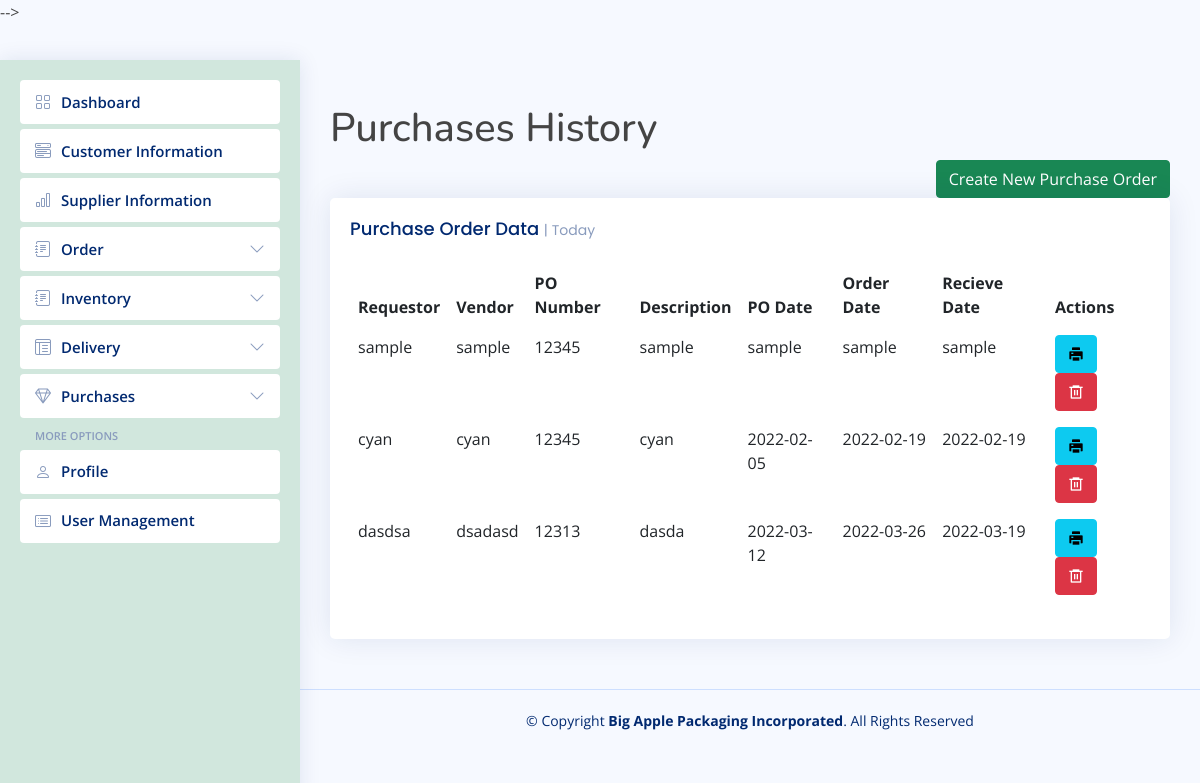
Screenshot of /purchases-history.php with the database file from the repository.
### tables this page shows
CREATE TABLE `purchasecomponents` (
  `id` int(100) NOT NULL,
  `requestor` varchar(100) NOT NULL,
  `vendor` varchar(100) NOT NULL,
  `PO#` varchar(100) NOT NULL,
  `description` varchar(100) NOT NULL,
  `po_date` varchar(100) NOT NULL,
  `order_date` varchar(100) NOT NULL,
  `recieve_date` varchar(100) NOT NULL
);

### purchases-history.php (the view, shortened to what this page needs)
<?php require_once 'header-sidebar.php' ?>
<main id="main" class="main">
  <h1>Purchases History</h1>
  <div class="d-grid gap-2 d-md-flex justify-content-md-end">
    <button type="button" class="btn btn-success" data-bs-toggle="modal" data-bs-target="#largeModal">
      Create New Purchase Order
    </button>
  </div>
  <div class="col-12">
    <div class="card recent-sales">
      <div class="card-body">
        <h5 class="card-title">Purchase Order Data <span>| Today</span></h5>
        <table class="table table-borderless datatable">
          <thead>
            <tr>
              <th scope="col">Requestor</th>
              <th scope="col">Vendor</th>
              <th scope="col">PO Number</th>
              <th scope="col">Description</th>
              <th scope="col">PO Date</th>
              <th scope="col">Order Date</th>
              <th scope="col">Recieve Date</th>
              <th scope="col">Actions</th>
            </tr>
          </thead>
          <tbody>
            <?php
            require_once 'conndb.php';
            $query = mysqli_query($data, "SELECT * FROM purchasecomponents");
            while ($row = mysqli_fetch_array($query)) {
            ?>
              <tr>
                <td><?php echo $row['requestor']; ?></td>
                <td><?php echo $row['vendor']; ?></td>
                <td><?php echo $row['PO#']; ?></td>
                <td><?php echo $row['description']; ?></td>
                <td><?php echo $row['po_date']; ?></td>
                <td><?php echo $row['order_date']; ?></td>
                <td><?php echo $row['recieve_date']; ?></td>
                <td>
                  <ul class="list-inline m-0">
                    <li class="list-inline-item">
                      <div class="col-12">
                        <button class="btn btn-info ri-printer-fill" type="button" data-bs-toggle="modal" data-bs-target="#verticalycentered"></button>
                      </div>
                    <li class="list-inline-item">
                      <a href='delete-purchaseorder-components.php?delete=<?php echo $row['id']; ?>'><button class="btn btn-danger ri-delete-bin-6-line" name="btnDelete" type="button" data-toggle="tooltip" data-placement="top" title="Delete"></button></a>
                    </li>
                  </ul>
                </td>
              <?php }
            mysqli_close($data) ?>
      </div>
    </div>
  </div>
</main>
<footer id="footer" class="footer">
  <div class="copyright">
    &copy; Copyright <strong><span>Big Apple Packaging Incorporated</span></strong>. All Rights Reserved
  </div>
  <div class="credits">
  </div>
</footer>
</body>
</html>

### assets/css/style.css (style rules this page uses)
:root { scroll-behavior: smooth; }
body { font-family: "Open Sans", sans-serif; background: #f6f9ff; color: #444444; }
a { color: #4154f1; text-decoration: none; }
h1, h2, h3, h4, h5, h6 { font-family: "Nunito", sans-serif; }
#main { margin-top: 60px; padding: 20px 30px; transition: all 0.3s; }
.card { margin-bottom: 30px; border: none; border-radius: 5px; box-shadow: 0px 0 30px rgba(1, 41, 112, 0.1); overflow: hidden; }
.card-title { padding: 20px 0 15px 0; font-size: 18px; font-weight: 500; color: #012970; font-family: "Poppins", sans-serif; }
.card-title span { color: #899bbd; font-size: 14px; font-weight: 400; }
.card-body { padding: 0 20px 20px 20px; }
@media (min-width: 1200px) { #main, #footer { margin-left: 300px; } }
.footer { padding: 20px 0; font-size: 14px; transition: all 0.3s; border-top: 1px solid #cddfff; }
.footer .copyright { text-align: center; color: #012970; }
.footer .credits { padding-top: 5px; text-align: center; font-size: 13px; color: #012970; }

### rows the page displays
purchasecomponents: requestor "sample", vendor "sample", value "12345", description "sample", po_date "sample", order_date "sample", recieve_date "sample"
purchasecomponents: requestor "cyan", vendor "cyan", value "12345", description "cyan", po_date "2022-02-05", order_date "2022-02-19", recieve_date "2022-02-19"
purchasecomponents: requestor "dasdsa", vendor "dsadasd", value "12313", description "dasda", po_date "2022-03-12", order_date "2022-03-26", recieve_date "2022-03-19"
